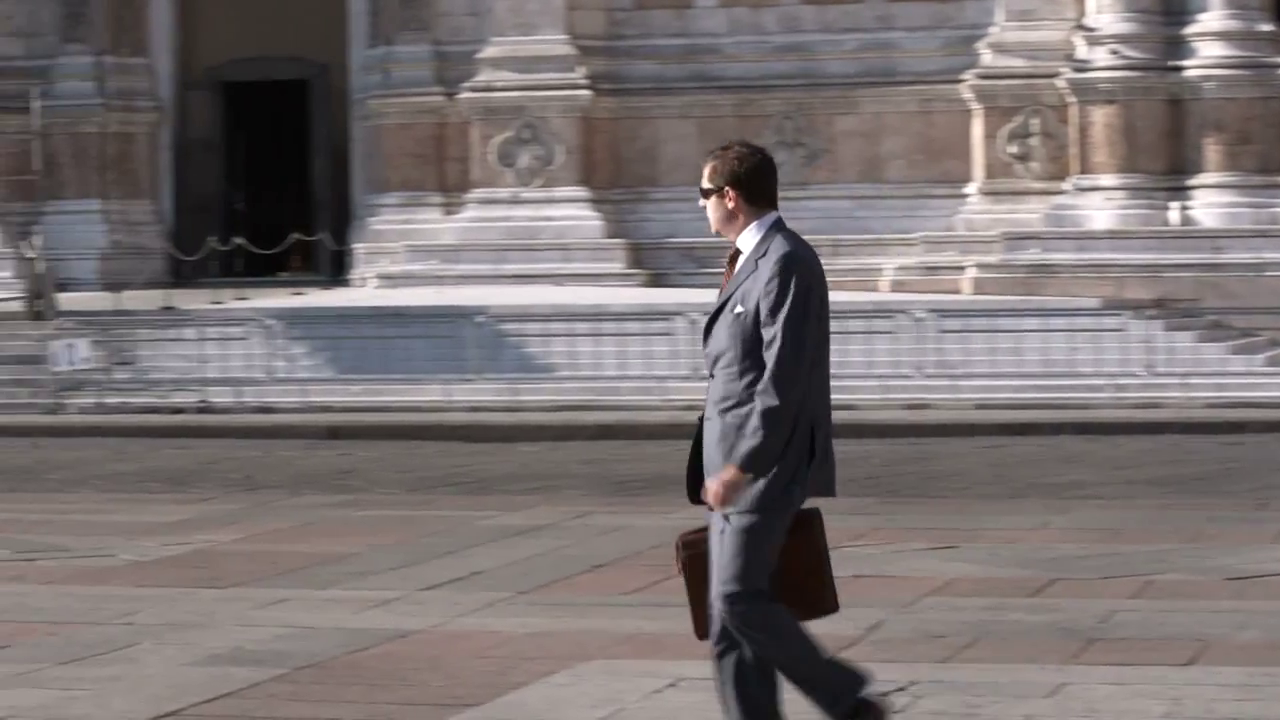
#> input picture frame 26 of man_walking.mp4, 1280 x 720 px, given in place of img, which was not available
$ python ground_detection.py   (older library calls are emulated)
#> lines starting #> are read from the running program, lines starting #| are printed output that depends on the picture
# import the necessary packages
import numpy as np
import argparse
# import imutils
import time
from matplotlib import pyplot as plt

import cv2

def run():

    while True:
        r, img = cap.read()
#> img is the input picture: shape (720, 1280, 3); mean B, G, R 113.9, 113.7, 121.2

        if not r:
            break

        edges = cv2.Canny(img, 100, 200)
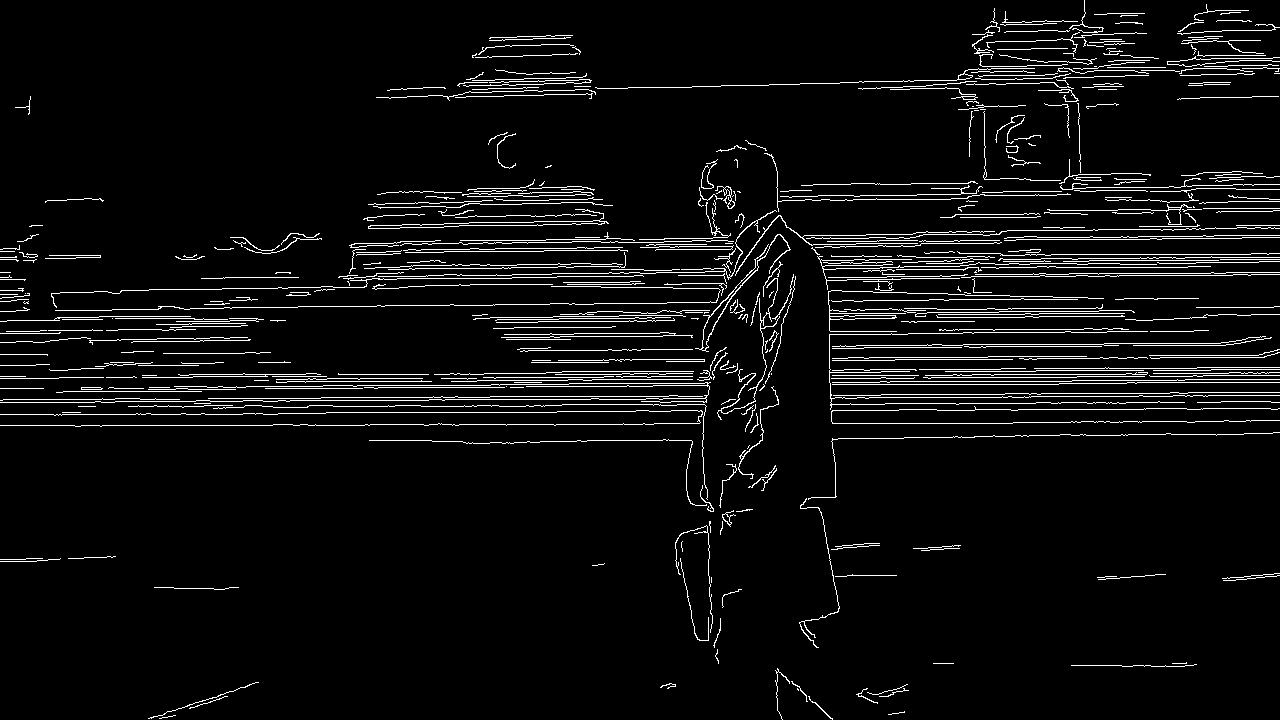
#> edges: shape (720, 1280); 5.2% white in thin lines or dots

        # [5 lines of commented-out code are left out]

        cv2.imshow("preqview", img)
        cv2.imshow("edges", edges)

        # [21 lines of commented-out code are left out]

        key = cv2.waitKey(1)
#> (key q is pressed here)
        if key & 0xFF == ord('q'):
            break


if __name__ == "__main__":
    cap = cv2.VideoCapture('http://10.0.1.5:8081/img')

    run()

$ run again, starting later in the video
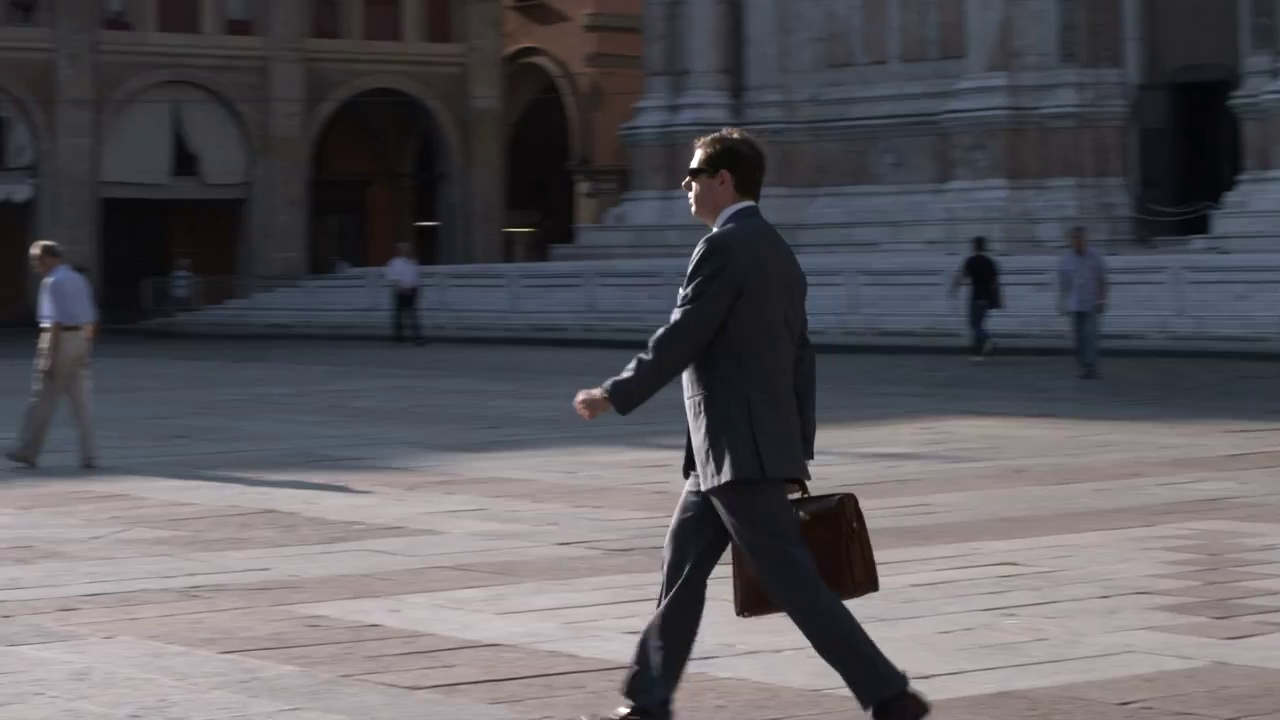
#> input picture frame 121 of man_walking.mp4, 1280 x 720 px, given in place of img, which was not available
#> in run, img is the input picture: shape (720, 1280, 3); mean B, G, R 92.4, 87.8, 89.7
#> in run, `edges = cv2.Canny(img, 100, 200)`:
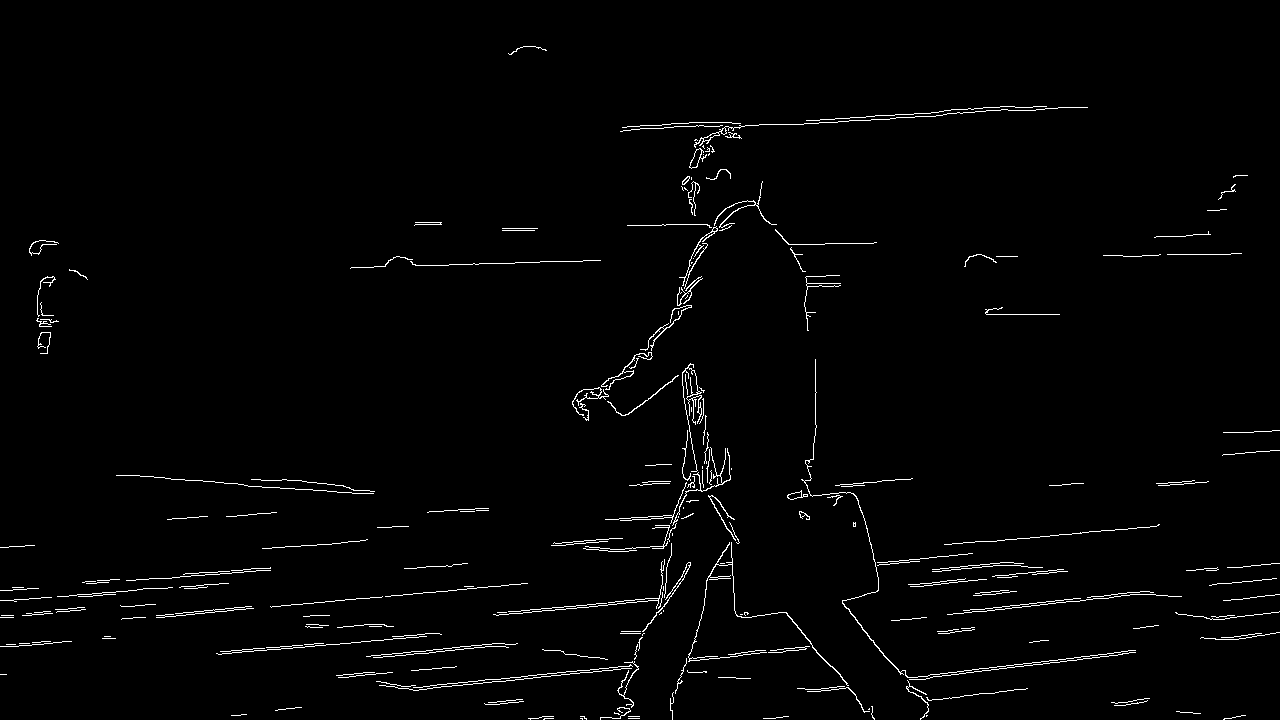
#> edges: shape (720, 1280); 1.7% white in thin lines or dots

$ run again, starting later in the video
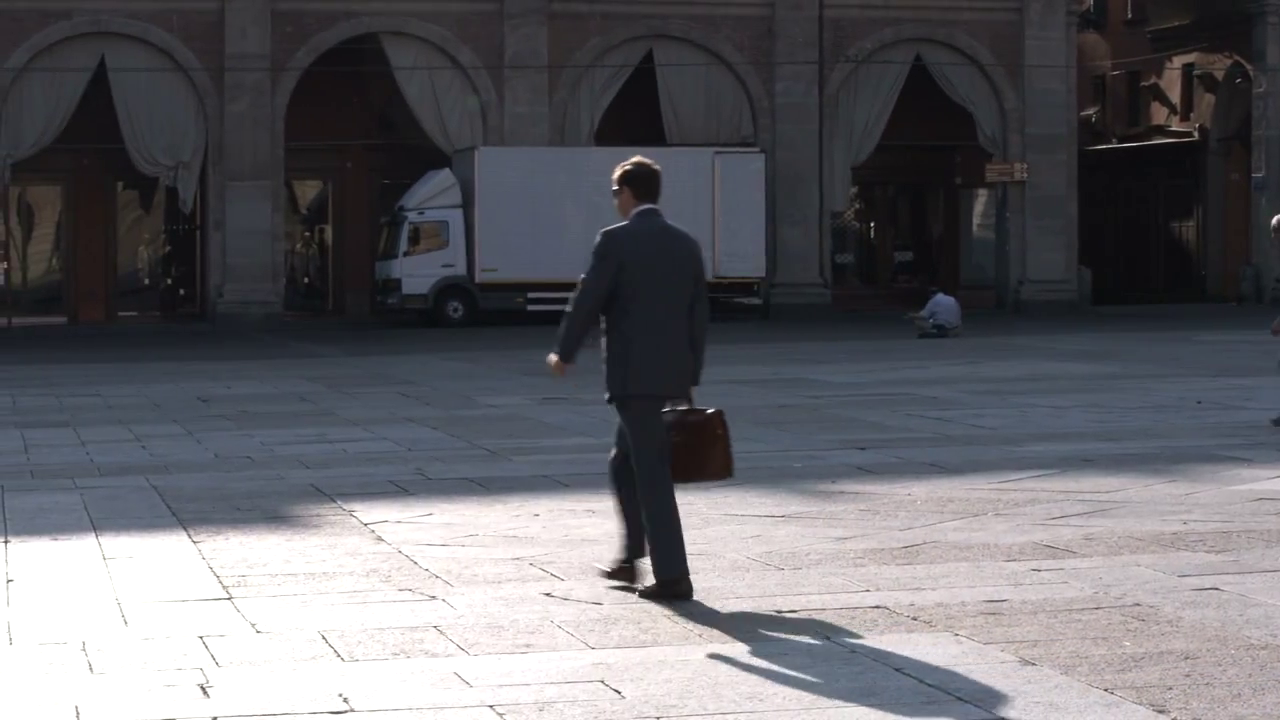
#> input picture frame 215 of man_walking.mp4, 1280 x 720 px, given in place of img, which was not available
#> in run, img is the input picture: shape (720, 1280, 3); mean B, G, R 105.8, 100.8, 101.2
#> in run, `edges = cv2.Canny(img, 100, 200)`:
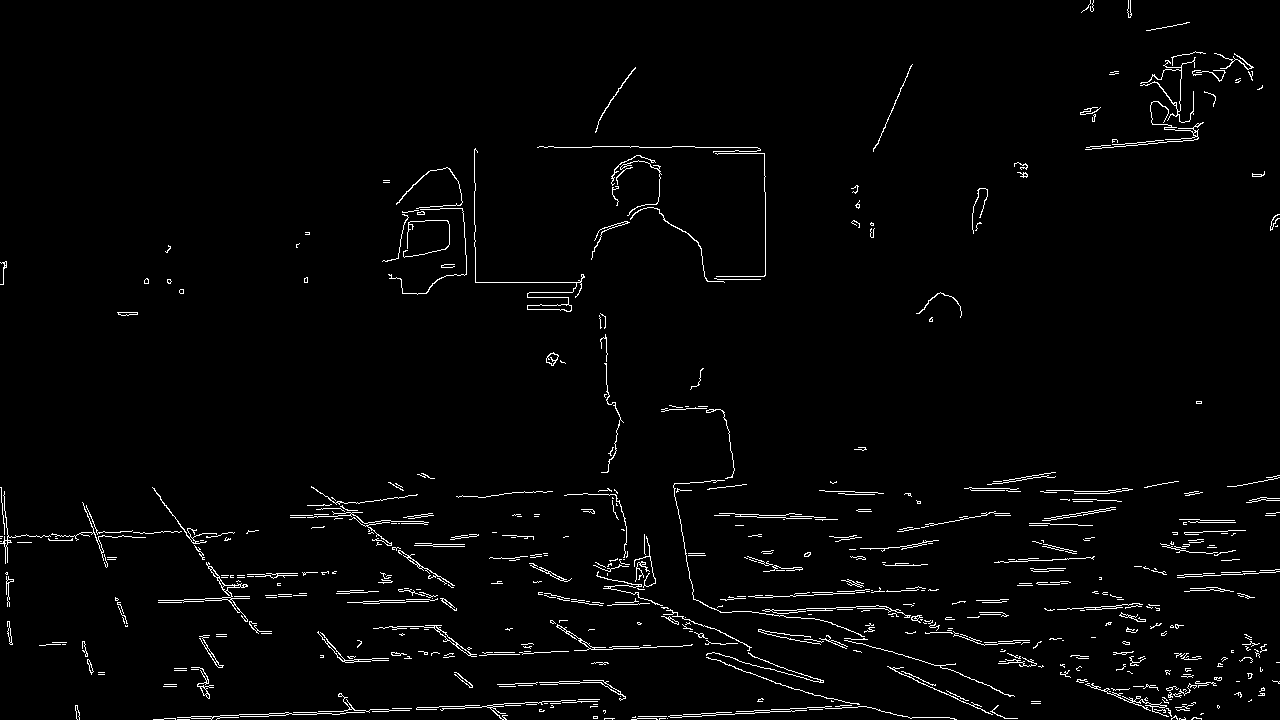
#> edges: shape (720, 1280); 2.3% white in thin lines or dots
